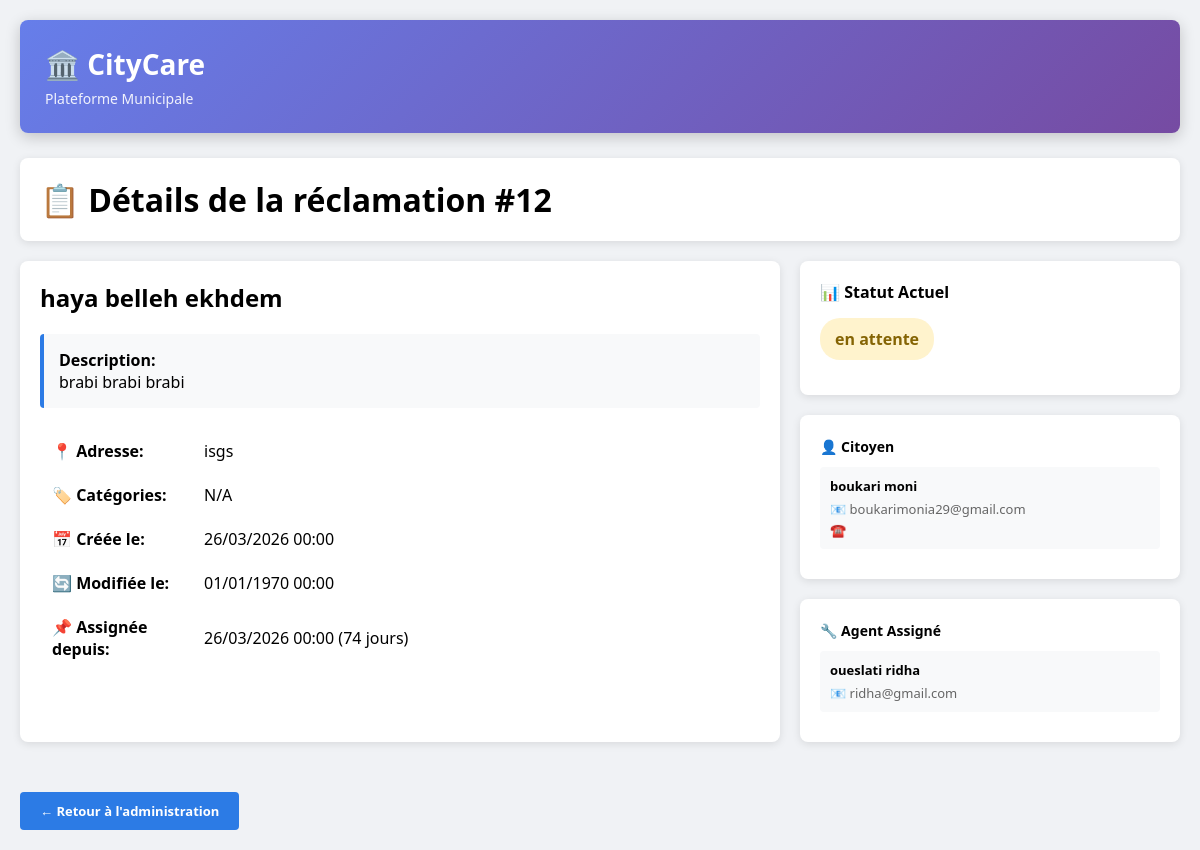
The page /detail_reclamation.php?id=12&role=admin (signed in) on the database its author committed.
### tables this page shows
CREATE TABLE `reclamation` (
  `idRec` int(11) NOT NULL,
  `titre` varchar(200) NOT NULL,
  `description` text NOT NULL,
  `statut` varchar(50) NOT NULL,
  `dateCreation` date NOT NULL,
  `adresse` varchar(255) DEFAULT NULL,
  `idUtilisateur` int(11) NOT NULL,
  `dateModification` datetime DEFAULT current_timestamp() ON UPDATE current_timestamp(),
  `dateAssignation` date DEFAULT NULL,
  `commentaireAgent` text DEFAULT NULL,
  `idUtilisateurAssigne` int(11) DEFAULT NULL
);

CREATE TABLE `utilisateur` (
  `idUtilisateur` int(11) NOT NULL,
  `nom` varchar(100) NOT NULL,
  `prenom` varchar(100) NOT NULL,
  `email` varchar(150) NOT NULL,
  `mot_de_passe` varchar(255) NOT NULL,
  `role` enum('citoyen','agent','admin') NOT NULL,
  `telephone` varchar(20) NOT NULL,
  `photo` varchar(255) NOT NULL,
  `idCateg` int(11) DEFAULT NULL,
  `statut` varchar(20) NOT NULL DEFAULT 'actif'
);

### database.php (called while the page is built)
<?php
function getConnexion() {
    $host = 'localhost';
    $db   = 'ma_base';
    $user = 'root';
    $pass = '';
    $port = 3307;
    try {
        $pdo = new PDO(
            "mysql:host=$host;port=$port;dbname=$db;charset=utf8mb4",
            $user,
            $pass,
            [
                PDO::ATTR_ERRMODE            => PDO::ERRMODE_EXCEPTION,
                PDO::ATTR_DEFAULT_FETCH_MODE => PDO::FETCH_ASSOC,
            ]
        );
        return $pdo;
    } catch (PDOException $e) {
        die("Erreur de connexion : " . $e->getMessage());
    }
}

### detail_reclamation.php (the view, shortened to what this page needs)
<?php
require_once 'Config/database.php';
$user = Auth::getUtilisateur();
require_once 'includes/header.php';
$pdo = getConnexion();
$id = (int)($_GET['id'] ?? 0);
$stmt = $pdo->prepare("
    SELECT r.*,
           u.nom AS citoyen_nom, u.prenom AS citoyen_prenom, u.email AS citoyen_email, u.telephone AS citoyen_telephone,
           a.nom AS agent_nom, a.prenom AS agent_prenom, a.email AS agent_email,
           GROUP_CONCAT(c.label SEPARATOR ', ') AS categories
    FROM reclamation r
    LEFT JOIN utilisateur u ON r.idUtilisateur = u.idUtilisateur
    LEFT JOIN utilisateur a ON r.idUtilisateurAssigne = a.idUtilisateur
    LEFT JOIN reclamation_categorie rc ON rc.idRec = r.idRec
    LEFT JOIN categorie c ON c.idCateg = rc.idCateg
    WHERE r.idRec = ?
    GROUP BY r.idRec
");
$stmt->execute([$id]);
$rec = $stmt->fetch(PDO::FETCH_ASSOC);
?>
<div class="card">
    <h1>📋 Détails de la réclamation #<?= $rec['idRec'] ?></h1>
</div>
<div style="display:grid;grid-template-columns:2fr 1fr;gap:20px;margin-bottom:30px">
    <div class="card">
        <h2><?= htmlspecialchars($rec['titre']) ?></h2>
        <div style="margin:20px 0;padding:15px;background:#f8f9fa;border-radius:4px;border-left:4px solid #2c7be5">
            <strong>Description:</strong><br>
            <?= nl2br(htmlspecialchars($rec['description'])) ?>
        </div>
        <table style="width:100%;margin:20px 0">
            <tr style="border-bottom:1px solid #ddd">
                <td style="padding:10px;font-weight:bold;width:150px">📍 Adresse:</td>
                <td style="padding:10px"><?= htmlspecialchars($rec['adresse'] ?? 'N/A') ?></td>
            </tr>
            <tr style="border-bottom:1px solid #ddd">
                <td style="padding:10px;font-weight:bold">🏷️ Catégories:</td>
                <td style="padding:10px"><?= htmlspecialchars($rec['categories'] ?? 'N/A') ?></td>
            </tr>
            <tr style="border-bottom:1px solid #ddd">
                <td style="padding:10px;font-weight:bold">📅 Créée le:</td>
                <td style="padding:10px"><?= date('d/m/Y H:i', strtotime($rec['dateCreation'])) ?></td>
            </tr>
            <tr style="border-bottom:1px solid #ddd">
                <td style="padding:10px;font-weight:bold">🔄 Modifiée le:</td>
                <td style="padding:10px"><?= date('d/m/Y H:i', strtotime($rec['dateModification'])) ?></td>
            </tr>
            <?php if ($rec['dateAssignation']): ?>
            <tr style="border-bottom:1px solid #ddd">
                <td style="padding:10px;font-weight:bold">📌 Assignée depuis:</td>
                <td style="padding:10px">
                    <?= date('d/m/Y H:i', strtotime($rec['dateAssignation'])) ?>
                    (<?= floor((time() - strtotime($rec['dateAssignation'])) / 86400) ?> jours)
                </td>
            </tr>
            <?php endif; ?>
        </table>
    </div>
    <div>
        <div class="card">
            <strong style="font-size:16px">📊 Statut Actuel</strong>
            <div style="margin:15px 0">
                <span class="badge badge-<?= $rec['statut'] === 'résolu' ? 'resolu' : ($rec['statut'] === 'en traitement' ? 'traitement' : ($rec['statut'] === 'annulé' ? 'annule' : 'attente')) ?>" style="font-size:16px;padding:10px 15px">
                    <?= htmlspecialchars($rec['statut']) ?>
                </span>
            </div>
        </div>
        <div class="card">
            <strong style="font-size:14px">👤 Citoyen</strong>
            <div style="margin:10px 0;padding:10px;background:#f8f9fa;border-radius:4px;font-size:13px">
                <div style="margin-bottom:5px"><strong><?= htmlspecialchars($rec['citoyen_prenom'] . ' ' . $rec['citoyen_nom']) ?></strong></div>
                <div style="color:#666;margin-bottom:3px">📧 <?= htmlspecialchars($rec['citoyen_email']) ?></div>
                <div style="color:#666">☎️ <?= htmlspecialchars($rec['citoyen_telephone'] ?? 'N/A') ?></div>
            </div>
        </div>
        <div class="card">
            <strong style="font-size:14px">🔧 Agent Assigné</strong>
            <div style="margin:10px 0;padding:10px;background:#f8f9fa;border-radius:4px;font-size:13px">
                <?php if ($rec['agent_nom']): ?>
                    <div style="margin-bottom:5px"><strong><?= htmlspecialchars($rec['agent_prenom'] . ' ' . $rec['agent_nom']) ?></strong></div>
                    <div style="color:#666">📧 <?= htmlspecialchars($rec['agent_email']) ?></div>
                <?php else: ?>
                    <div style="color:#999">⚠️ Non assignée</div>
                <?php endif; ?>
            </div>
        </div>
    </div>
</div>
<div>
    <?php if ($user['role'] === 'citoyen'): ?>
        <a href="./citoyen.php" class="btn" style="padding:10px 20px;background:#2c7be5;color:white;border:none;border-radius:4px;text-decoration:none;cursor:pointer">← Retour aux réclamations</a>
    <?php elseif ($user['role'] === 'agent'): ?>
        <a href="./agent.php" class="btn" style="padding:10px 20px;background:#2c7be5;color:white;border:none;border-radius:4px;text-decoration:none;cursor:pointer">← Retour au tableau de bord</a>
    <?php elseif ($user['role'] === 'admin'): ?>
        <a href="./admin.php" class="btn" style="padding:10px 20px;background:#2c7be5;color:white;border:none;border-radius:4px;text-decoration:none;cursor:pointer">← Retour à l'administration</a>
    <?php endif; ?>
</div>
<?php require_once 'includes/footer.php'; ?>

### header.php (style rules this page uses)
* { margin:0; padding:0; box-sizing:border-box; }
body { font-family: 'Segoe UI', Arial, sans-serif; background: #f0f2f5; min-height: 100vh; }
.btn { display:inline-block;padding:8px 16px;border:none;border-radius:4px;cursor:pointer;text-decoration:none;font-size:13px;font-weight:600;transition:all .3s; }
.badge { display:inline-block;padding:4px 10px;border-radius:20px;font-size:12px;font-weight:600; }
.badge-attente { background:#fff3cd;color:#856404; }

### detail_reclamation.php (style rules this page uses)
.card { background: white; padding: 20px; border-radius: 8px; box-shadow: 0 2px 8px rgba(0,0,0,0.1); margin-bottom: 20px; }
.badge { display: inline-block; padding: 5px 12px; border-radius: 20px; font-size: 12px; font-weight: 600; }
.badge-attente { background: #fff3cd; color: #856404; }

### rows shown on the page
reclamation: idRec "12", titre "haya belleh ekhdem", description "brabi brabi brabi", adresse "isgs", dateCreation "26/03/2026 00:00", dateModification "01/01/1970 00:00", dateAssignation "26/03/2026 00:00", statut "en attente", idUtilisateur.nom "boukari moni", idUtilisateur.email "boukarimonia29@gmail.com", idUtilisateurAssigne.nom "oueslati ridha", idUtilisateurAssigne.email "ridha@gmail.com"

### other values the page prints
$config['icon'] "🏛️"
$config['title'] "CityCare"
$config['subtitle'] "Plateforme Municipale"
$rec['categories'] "N/A"
